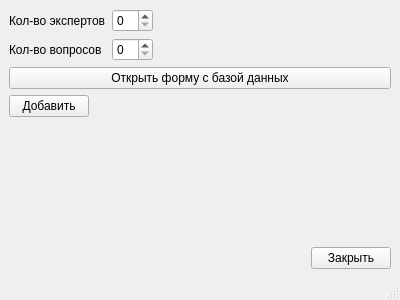
<?xml version="1.0" encoding="UTF-8"?>
<ui version="4.0">
 <class>MainWindow</class>
 <widget class="QMainWindow" name="MainWindow">
  <property name="geometry">
   <rect>
    <x>0</x>
    <y>0</y>
    <width>400</width>
    <height>300</height>
   </rect>
  </property>
  <property name="maximumSize">
   <size>
    <width>400</width>
    <height>300</height>
   </size>
  </property>
  <property name="windowTitle">
   <string>MainWindow</string>
  </property>
  <widget class="QWidget" name="centralwidget">
   <layout class="QGridLayout" name="gridLayout">
    <item row="0" column="0">
     <layout class="QVBoxLayout" name="verticalLayout_3">
      <item>
       <layout class="QVBoxLayout" name="verticalLayout">
        <item>
         <layout class="QHBoxLayout" name="horizontalLayout">
          <item>
           <widget class="QLabel" name="label">
            <property name="text">
             <string>Кол-во экспертов</string>
            </property>
           </widget>
          </item>
          <item>
           <widget class="QSpinBox" name="spinBox">
            <property name="sizePolicy">
             <sizepolicy hsizetype="Fixed" vsizetype="Fixed">
              <horstretch>0</horstretch>
              <verstretch>0</verstretch>
             </sizepolicy>
            </property>
           </widget>
          </item>
          <item>
           <spacer name="horizontalSpacer_2">
            <property name="orientation">
             <enum>Qt::Horizontal</enum>
            </property>
            <property name="sizeHint" stdset="0">
             <size>
              <width>40</width>
              <height>20</height>
             </size>
            </property>
           </spacer>
          </item>
         </layout>
        </item>
        <item>
         <layout class="QHBoxLayout" name="horizontalLayout_2">
          <item>
           <widget class="QLabel" name="label_2">
            <property name="text">
             <string>Кол-во вопросов</string>
            </property>
           </widget>
          </item>
          <item>
           <spacer name="horizontalSpacer_4">
            <property name="orientation">
             <enum>Qt::Horizontal</enum>
            </property>
            <property name="sizeType">
             <enum>QSizePolicy::Fixed</enum>
            </property>
            <property name="sizeHint" stdset="0">
             <size>
              <width>4</width>
              <height>20</height>
             </size>
            </property>
           </spacer>
          </item>
          <item>
           <widget class="QSpinBox" name="spinBox_2">
            <property name="sizePolicy">
             <sizepolicy hsizetype="Fixed" vsizetype="Fixed">
              <horstretch>0</horstretch>
              <verstretch>0</verstretch>
             </sizepolicy>
            </property>
           </widget>
          </item>
          <item>
           <spacer name="horizontalSpacer_3">
            <property name="orientation">
             <enum>Qt::Horizontal</enum>
            </property>
            <property name="sizeHint" stdset="0">
             <size>
              <width>40</width>
              <height>20</height>
             </size>
            </property>
           </spacer>
          </item>
         </layout>
        </item>
       </layout>
      </item>
      <item>
       <widget class="QPushButton" name="pushButton_2">
        <property name="text">
         <string>Открыть форму с базой данных</string>
        </property>
       </widget>
      </item>
      <item>
       <layout class="QVBoxLayout" name="verticalLayout_2">
        <item>
         <layout class="QHBoxLayout" name="horizontalLayout_3">
          <property name="spacing">
           <number>6</number>
          </property>
          <property name="topMargin">
           <number>0</number>
          </property>
          <property name="bottomMargin">
           <number>9</number>
          </property>
          <item>
           <widget class="QPushButton" name="pushButton">
            <property name="sizePolicy">
             <sizepolicy hsizetype="Fixed" vsizetype="Fixed">
              <horstretch>0</horstretch>
              <verstretch>0</verstretch>
             </sizepolicy>
            </property>
            <property name="text">
             <string>Добавить</string>
            </property>
           </widget>
          </item>
          <item>
           <spacer name="horizontalSpacer">
            <property name="orientation">
             <enum>Qt::Horizontal</enum>
            </property>
            <property name="sizeHint" stdset="0">
             <size>
              <width>40</width>
              <height>20</height>
             </size>
            </property>
           </spacer>
          </item>
         </layout>
        </item>
        <item>
         <widget class="QLabel" name="label_3">
          <property name="text">
           <string/>
          </property>
         </widget>
        </item>
        <item>
         <layout class="QHBoxLayout" name="horizontalLayout_4">
          <item>
           <spacer name="horizontalSpacer_5">
            <property name="orientation">
             <enum>Qt::Horizontal</enum>
            </property>
            <property name="sizeHint" stdset="0">
             <size>
              <width>40</width>
              <height>20</height>
             </size>
            </property>
           </spacer>
          </item>
          <item>
           <widget class="QPushButton" name="pushButton_3">
            <property name="text">
             <string>Закрыть</string>
            </property>
           </widget>
          </item>
         </layout>
        </item>
       </layout>
      </item>
     </layout>
    </item>
   </layout>
  </widget>
  <widget class="QMenuBar" name="menubar">
   <property name="geometry">
    <rect>
     <x>0</x>
     <y>0</y>
     <width>400</width>
     <height>21</height>
    </rect>
   </property>
  </widget>
  <widget class="QStatusBar" name="statusbar"/>
 </widget>
 <resources/>
 <connections>
  <connection>
   <sender>pushButton_3</sender>
   <signal>clicked()</signal>
   <receiver>MainWindow</receiver>
   <slot>close()</slot>
   <hints>
    <hint type="sourcelabel">
     <x>350</x>
     <y>255</y>
    </hint>
    <hint type="destinationlabel">
     <x>199</x>
     <y>149</y>
    </hint>
   </hints>
  </connection>
 </connections>
</ui>
